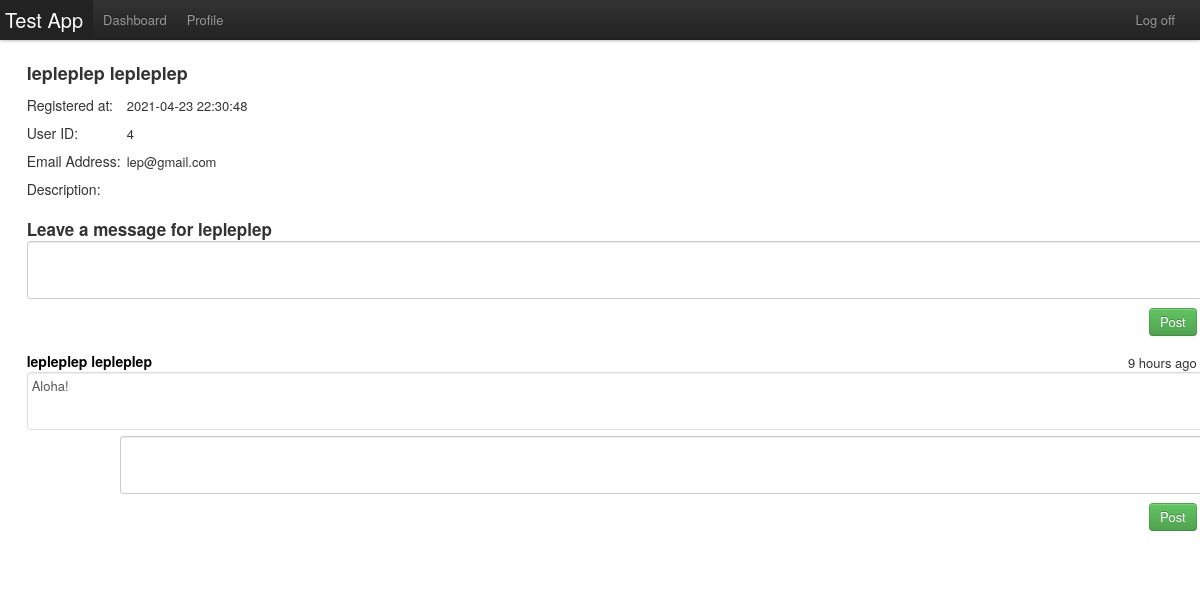
The app's page /walls/show/4 with its own data.
### tables this page shows
CREATE TABLE `users` (
  `id` int(11) NOT NULL AUTO_INCREMENT,
  `first_name` varchar(255) DEFAULT NULL,
  `last_name` varchar(255) DEFAULT NULL,
  `email` varchar(255) DEFAULT NULL,
  `password` varchar(255) DEFAULT NULL,
  `user_level` varchar(10) DEFAULT NULL,
  `description` text,
  `created_at` datetime DEFAULT NULL,
  `updated_at` datetime DEFAULT NULL,
  PRIMARY KEY (`id`)
);

CREATE TABLE `messages` (
  `id` int(11) NOT NULL AUTO_INCREMENT,
  `user_id` int(11) DEFAULT NULL,
  `wall` int(11) DEFAULT NULL,
  `message` text,
  `created_at` datetime DEFAULT NULL,
  `updated_at` datetime DEFAULT NULL,
  PRIMARY KEY (`id`)
);

### application/controllers/walls.php (called while the page is built, shortened)
<?php
class Walls extends CI_Controller{
    public function show($id){
        $data = $this->user->check_userid($id);
        $records['records'] = $this->wall->show($id);
        if($data['id'] != NULL){
            $this->load->view("user/wall", $records);
        }
        else{
            redirect('users/dashboard');
        }
    }
}

### index.php (called while the page is built, shortened)
<?php
require_once BASEPATH.'core/CodeIgniter.php';

### application/models/wall.php (called while the page is built, shortened)
<?php
class Wall extends CI_Model{
    public function show($id){
        $query =
            "SELECT id, first_name, CONCAT(first_name, ' ', last_name) as name, email, created_at, description FROM users WHERE id = ?";
        $user = $this->db->query($query, $id)->row_array();
        $query =
            "SELECT u.id, CONCAT(u.first_name, ' ', u.last_name) as name,
            m.id as message_id, m.user_id, m.wall, m.message, m.created_at
            FROM users as u
            INNER JOIN messages as m
                ON u.id = m.user_id
            ORDER BY created_at DESC;";
        $messages = $this->db->query($query)->result_array();
        $query =
            "SELECT u.id, CONCAT(u.first_name, ' ', u.last_name) as name,
            c.id as comment_id, c.user_id, c.message_id, c.comment, c.created_at
            FROM users as u
            INNER JOIN comments as c
                ON u.id = c.user_id
            ORDER BY created_at DESC;";
        $comments = $this->db->query($query)->result_array();
        $records = array(
            "user" => $user,
            "messages" => $messages,
            "comments" => $comments
        );
        return $records;
    }
}

### application/models/user.php (called while the page is built, shortened)
<?php
class User extends CI_Model{
    public function check_userid($id){
        $id = $this->security->xss_clean($id);
        $query = "SELECT * FROM users WHERE id = ?";
        return $this->db->query($query, $id)->row_array();
    }
}

### application/views/user/wall.php (the view, shortened to what this page needs)
<!DOCTYPE html>
<html lang="en">
    <head>
    <link rel="stylesheet" href="/assets/css/bootstrap.css">
    <link rel="stylesheet" href="/assets/css/bootstrap-responsive.css">
    <link rel="stylesheet" href="/assets/css/user/wall.css">
    </head>
    <body>
        <div class="navbar navbar-fixed-top">
            <div class="navbar-inner">
                <div class="container">
                    <ul class="nav">
                        <li class="active">
                            <a href="#" class="brand">Test App</a>
                        </li>
                        <li><a href="/users/dashboard">Dashboard</a></li>
                        <li><a href="/users/edit">Profile</a></li>
                    </ul>
                    <ul class="nav pull-right">
                        <li><a href="/users/logoff">Log off</a></li>
                    </ul>
                </div>
            </div>
        </div>
        <div class="container margin">
            <div class="user_info">
                <h3><?= $records['user']['name'] ?></h3>
                <p><h4>Registered at: </h4><?= $records['user']['created_at'] ?></p>
                <p><h4>User ID: </h4><?= $records['user']['id'] ?></p>
                <p><h4>Email Address: </h4><?= $records['user']['email'] ?></p>
                <p><h4>Description: </h4><?= $records['user']['description'] ?></p>
            </div>
            <form action="/walls/message/<?= $records['user']['id'] ?>" method="post" class="textbox">
                <h4>Leave a message for <?= $records['user']['first_name'] ?></h4>
                <textarea name="message_input"></textarea>
                <input type="submit" class="btn btn-success btn-medium pull-right" value="Post"/>
            </form>
<?php       foreach ($records['messages'] as $message) {
                if($message['wall'] == $records['user']['id']){ ?>
            <div class="msg_content">
                <p>
                    <h4><a href="/walls/show/<?= $message['id'] ?>" class='
                    <?php if($message['user_id'] == $this->session->userdata('user_id') || $message['user_id'] == $records['user']['id']){ echo "disable";}?>'>
                    <?= $message['name'] ?>
                    </a></h4>
                    <span class="pull-right"> <?= display_interval($message['created_at']); ?></span>
                </p>
                <textarea readonly><?= $message['message'] ?></textarea>
            </div>
                <form action="/walls/comment/<?= $records['user']['id'] ?>" method="post" class="comment">
                    <textarea name="comment_input"></textarea>
                    <input type="submit" class="btn btn-success btn-medium pull-right" value="Post"/>
                </form>
<?php           }
            } ?>
        </div>
    </body>
</html>
<?php
function dateDifference($date_1 , $date_2 , $differenceFormat = '%a' ){
    $datetime1 = date_create($date_1);
    $datetime2 = date_create($date_2);
    $interval = date_diff($datetime1, $datetime2);
    return $interval->format($differenceFormat);
}
function display_interval($date){
    $dateNow = date('Y-m-j H:i:s', time());
    if(dateDifference($date, $dateNow, '%y') > 0){
        return date('F jS Y', $date);
    }
    else if(dateDifference($date, $dateNow, '%m') > 0){
        return date('F jS Y', $date);
    }
    else if(dateDifference($date, $dateNow, '%h') < 60 && dateDifference($date, $dateNow, '%h') > 0 ){
        $hour = dateDifference($date, $dateNow, '%h');
        if($hour > 1){
            return $hour . " hours ago";
        }
        else{
            return $hour . " hour ago";
        }
    }
}
?>

### assets/css/user/wall.css (style rules this page uses)
.margin { margin-top: 5%; padding-bottom: 20px; }
form.textbox { padding: 1%; border-radius: 4px; margin: 0 auto; width: 100%; max-height: 30%; height: 80px; }
form.textbox > h4 { margin-bottom: 3px; font-size: 17px; }
form.textbox > textarea { width: 100%; max-height: 100%; height: 60%; }
form.comment { padding: 1%; padding-left: 9%; border-radius: 4px; margin: 10px 0; width: 92%; max-height: 30%; height: 80px; }
form.comment > textarea { width: 100%; max-height: 100%; height: 60%; }
.msg_content , .comment_content { padding: 1%; margin: 10px 0; width: 100%; max-height: 30%; height: 80px; }
.msg_content > textarea, .comment_content > textarea { max-height: 100%; height: 60%; border-radius: 4px; background-color: white; cursor: initial; }
.msg_content, .comment_content { margin-bottom: -20px; }
.msg_content > textarea { width: 100%; }
textarea { resize: none; }
.msg_content > h4, .comment_content > h4, .comment > h4 { margin-bottom: -16px; }
form.textbox , form.comment { margin-bottom: 20px; }
.user_info { padding-left: 1%; }
.user_info h4 { font-weight: normal; width: 100px; display: inline-block; }
.disable { pointer-events: none; color: black; }

### records on screen
users: created_at "2021-04-23 22:30:48", id "4", email "lep@gmail.com", first_name "lepleplep"
messages: name "lepleplep lepleplep", created_at "9 hours ago", message "Aloha!"

### other values on screen
$records['user']['name'] "lepleplep lepleplep"
